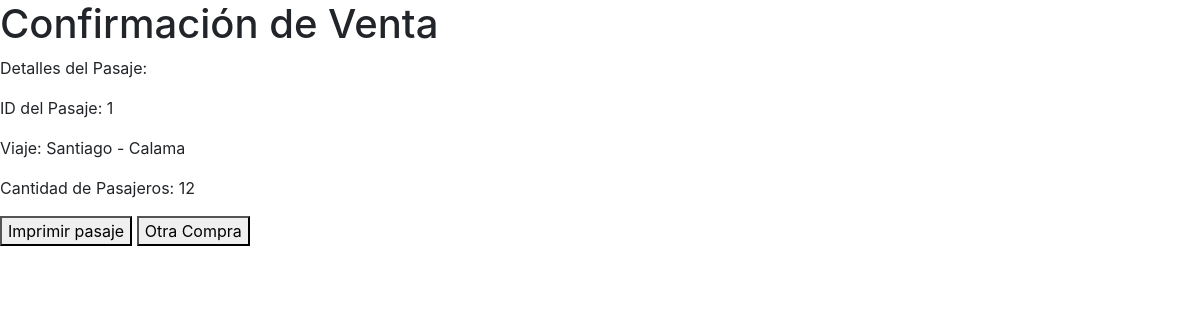
The page /venta_pasajes/confirmacion_venta/1/ on the database its author committed.
### boletos/models.py (models this page shows)
class Ticket(models.Model):
    viaje = models.ForeignKey(Viaje, on_delete=models.CASCADE)
    cantidad_de_pasajeros = models.IntegerField()

class Viaje(models.Model):
    origen = models.CharField(max_length=100)
    destino = models.CharField(max_length=100)
    fecha = models.DateField()
    cantidad_de_pasajeros_disponibles = models.IntegerField()

### boletos/views.py (the view)
# urls.py: path('confirmacion_venta/<int:ticket_id>/', confirmacion_venta, name='confirmacion_venta'),
def confirmacion_venta(request, ticket_id):
    ticket = get_object_or_404(Ticket, pk=ticket_id)
    return render(request, 'confirmacion_venta.html', {'ticket': ticket})

### boletos/templates/confirmacion_venta.html (shortened to what this page needs)
<!DOCTYPE html>
<html lang="es">
<head>
    <link rel="stylesheet" href="https://stackpath.bootstrapcdn.com/bootstrap/4.3.1/css/bootstrap.min.css"
>
</head>
<body>
  <h1>Confirmación de Venta</h1>
  <p>Detalles del Pasaje:</p>
  <p>ID del Pasaje: {{ ticket.id }}</p>
  <p>Viaje: {{ ticket.viaje.origen }} - {{ ticket.viaje.destino }}</p>
  <p>Cantidad de Pasajeros: {{ ticket.cantidad_de_pasajeros }}</p>
  <button onclick="window.print()">Imprimir pasaje</button>
  <a href="{% url 'calendario_ofertas'%}" ><button>Otra Compra</button></a>
</body>
</html>

### rows shown on the page
Ticket: id "1", viaje.origen "Santiago", viaje.destino "Calama", cantidad_de_pasajeros "12"
